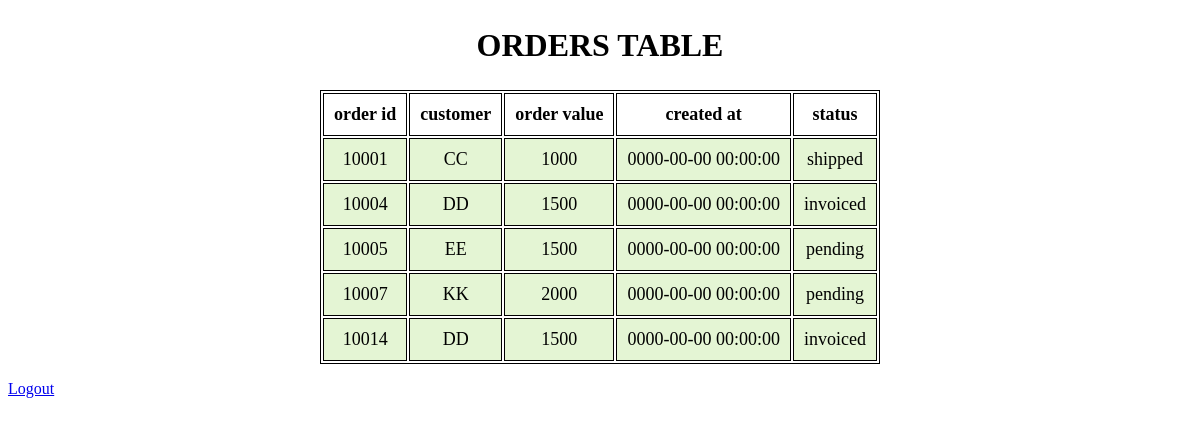
/orders.php, run on the app's committed database.
### tables this page shows
CREATE TABLE `orders_table` (
  `orderid` int(11) NOT NULL,
  `customer` varchar(30) NOT NULL,
  `order_value` int(11) NOT NULL,
  `created_at` datetime DEFAULT NULL,
  `status` varchar(30) NOT NULL
);

### orders.php (the view, shortened to what this page needs)
<?php
include('connection.php');
$sql = "SELECT * FROM orders_table";
$result = $con->query($sql);
?>
<!DOCTYPE html>
<html lang="en">
<head>
</head>
<body>
	<section>
		<h1>ORDERS TABLE</h1>
		<table>
			<tr>
				<th>order id</th>
				<th>customer</th>
				<th>order value</th>
				<th>created at</th>
				<th>status</th>
			</tr>
			<?php
				while($rows=$result->fetch_assoc())
				{
			?>
			<tr>
				<td><?php echo $rows['orderid'];?></td>
				<td><?php echo $rows['customer'];?></td>
				<td><?php echo $rows['order_value'];?></td>
				<td><?php echo $rows['created_at'];?></td>
				<td><?php echo $rows['status'];?></td>
			</tr>
			<?php
				}
			?>
		</table>
	</section>
	<p><a href="logout.php" class="f90-logout-button">Logout</a></p>
</body>
</html>

### orders.php (style rules this page uses)
table { margin: 0 auto; font-size: large; border: 1px solid black; }
h1 { text-align: center; color: black; font-size: xx-large; font-family: 'Gill Sans', 'Gill Sans MT', ' Calibri', 'Trebuchet MS', 'sans-serif'; }
td { background-color: #E4F5D4; border: 1px solid black; }
th, td { font-weight: bold; border: 1px solid black; padding: 10px; text-align: center; }
td { font-weight: lighter; }

### data on the page
orders_table: orderid "10001", customer "CC", order_value "1000", created_at "0000-00-00 00:00:00", status "shipped"
orders_table: orderid "10004", customer "DD", order_value "1500", created_at "0000-00-00 00:00:00", status "invoiced"
orders_table: orderid "10005", customer "EE", order_value "1500", created_at "0000-00-00 00:00:00", status "pending"
orders_table: orderid "10007", customer "KK", order_value "2000", created_at "0000-00-00 00:00:00", status "pending"
orders_table: orderid "10014", customer "DD", order_value "1500", created_at "0000-00-00 00:00:00", status "invoiced"
